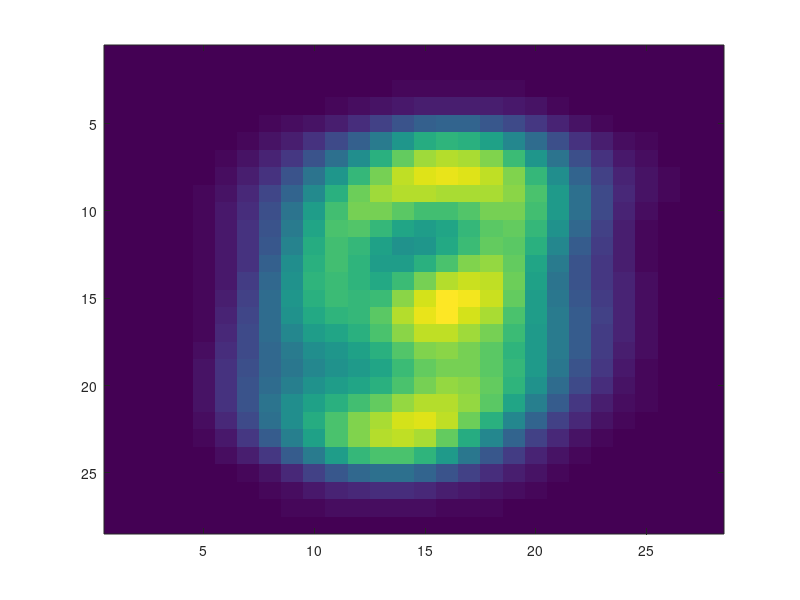
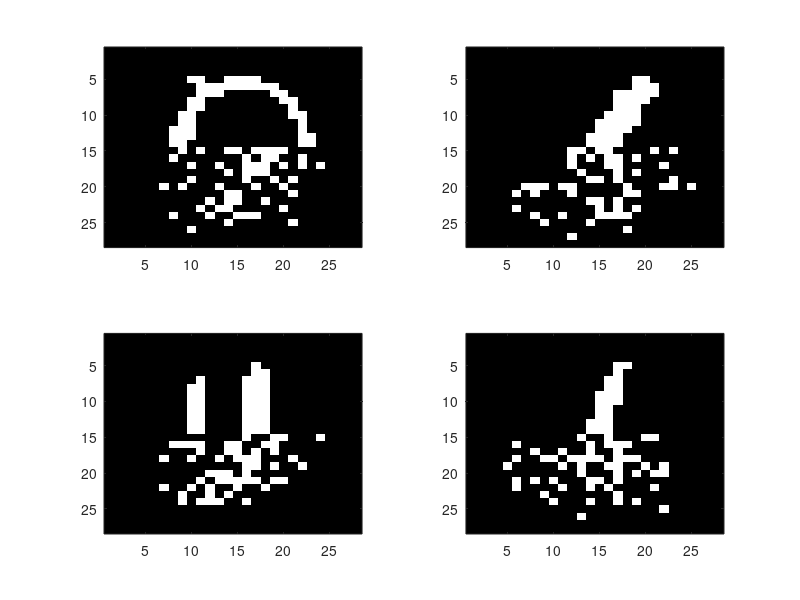

Write MATLAB code to recreate these figures, in order.
clear all
load MNIST_images.mat
m = size(X,1);
n = size(X,3);

% Train an independent Bernoulli model
p_ij = zeros(m,m);
for i = 1:m
    for j = 1:m
        p_ij(i,j) = sum(X(i,j,:) == 1)/n;
    end
end
figure(1);
imagesc(p_ij);

% Fill-in some random test images
t = size(Xtest,3);
figure(2);
for image = 1:4
    subplot(2,2,image);
    
    % Grab a random test example
    ind = randi(t);
    I = Xtest(:,:,ind);
        
    % Fill in the bottom half using the model
    for i = 1:m
        for j = 1:m
            if isnan(I(i,j))
                I(i,j) = rand < p_ij(i,j);
            end
        end
    end
    imagesc(reshape(I,[28 28]));
end
colormap gray
